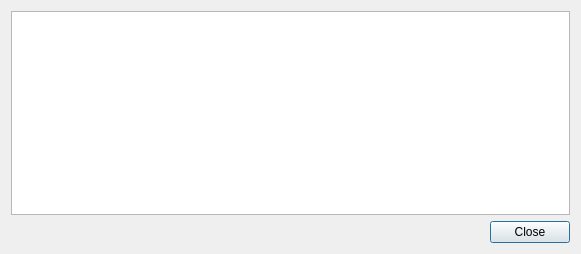
<?xml version="1.0" encoding="UTF-8"?>
<ui version="4.0">
 <class>BinarySearcherPlugin::DialogResults</class>
 <widget class="QDialog" name="BinarySearcherPlugin::DialogResults">
  <property name="geometry">
   <rect>
    <x>0</x>
    <y>0</y>
    <width>581</width>
    <height>254</height>
   </rect>
  </property>
  <property name="windowTitle">
   <string>Search Results</string>
  </property>
  <layout class="QVBoxLayout" name="verticalLayout">
   <item>
    <widget class="QListWidget" name="listWidget">
     <property name="font">
      <font>
       <family>Monospace</family>
      </font>
     </property>
     <property name="alternatingRowColors">
      <bool>true</bool>
     </property>
    </widget>
   </item>
   <item>
    <widget class="QDialogButtonBox" name="buttonBox">
     <property name="orientation">
      <enum>Qt::Horizontal</enum>
     </property>
     <property name="standardButtons">
      <set>QDialogButtonBox::Close</set>
     </property>
    </widget>
   </item>
  </layout>
 </widget>
 <resources/>
 <connections>
  <connection>
   <sender>buttonBox</sender>
   <signal>accepted()</signal>
   <receiver>BinarySearcherPlugin::DialogResults</receiver>
   <slot>accept()</slot>
   <hints>
    <hint type="sourcelabel">
     <x>224</x>
     <y>317</y>
    </hint>
    <hint type="destinationlabel">
     <x>157</x>
     <y>274</y>
    </hint>
   </hints>
  </connection>
  <connection>
   <sender>buttonBox</sender>
   <signal>rejected()</signal>
   <receiver>BinarySearcherPlugin::DialogResults</receiver>
   <slot>reject()</slot>
   <hints>
    <hint type="sourcelabel">
     <x>292</x>
     <y>323</y>
    </hint>
    <hint type="destinationlabel">
     <x>286</x>
     <y>274</y>
    </hint>
   </hints>
  </connection>
 </connections>
</ui>
